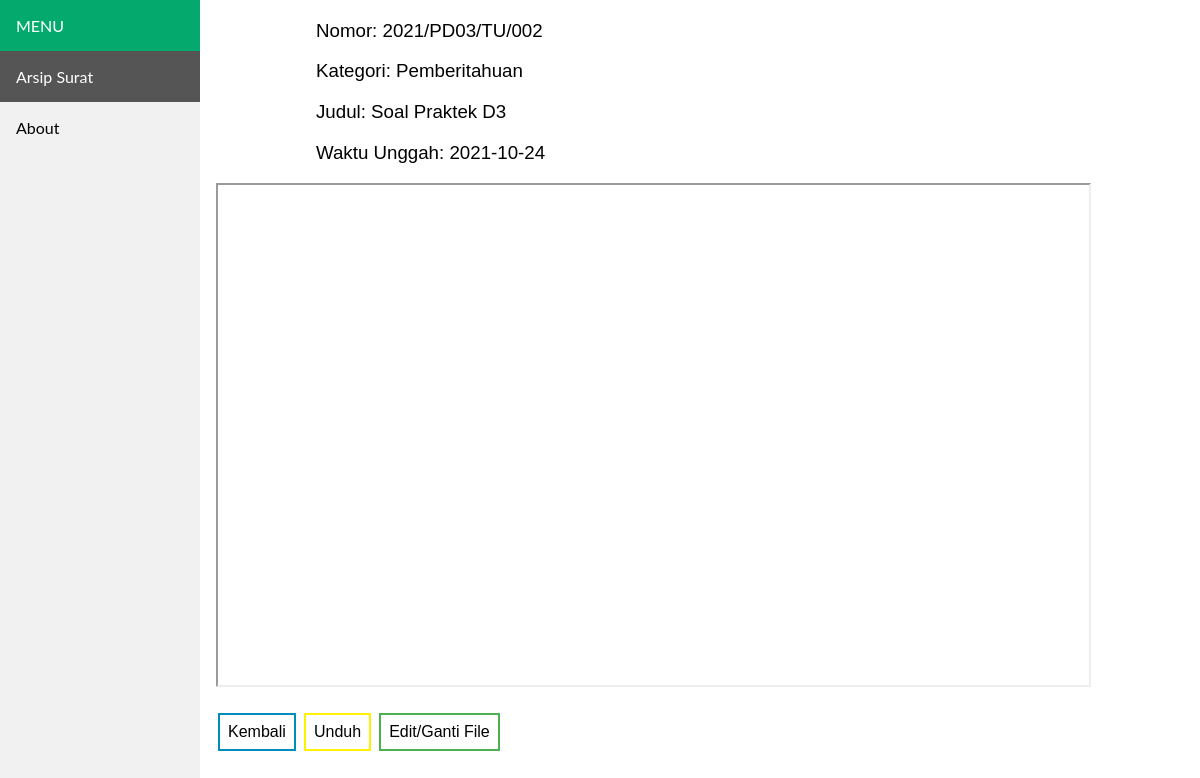
/show.php?id=25, run on the app's committed database.
### tables this page shows
CREATE TABLE `arsip` (
  `id` int(11) NOT NULL,
  `nomor` varchar(50) NOT NULL,
  `kategori` varchar(50) NOT NULL,
  `judul` varchar(255) NOT NULL,
  `tgl_arsip` date NOT NULL,
  `pdf` varchar(255) NOT NULL
);

### show.php (the view, shortened to what this page needs)
<!DOCTYPE html>
<html>
<head>
<link rel="stylesheet" type="text/css" href="style.css">
</head>
<body>
<div class="sidebar">
  <div class="block">MENU</div>
  <a class="active" href="index.php">Arsip Surat</a>
  <a href="about.php">About</a>
</div>
<div class="content">
    <?php
    include 'koneksi.php';
    $id = $_GET['id'];
    $data = mysqli_query($koneksi,"select * from arsip where id='$id'");
    while($d = mysqli_fetch_array($data)){
        ?>
            <h3>Nomor: <?php echo $d['nomor']; ?></h3>
            <h3>Kategori: <?php echo $d['kategori']; ?></h3>
            <h3>Judul: <?php echo $d['judul']; ?></h3>
            <h3>Waktu Unggah: <?php echo $d['tgl_arsip']; ?></h3>
            <iframe src="pdfview.php?id=<?php echo $id; ?>" width="90%" height="500px">
            </iframe>
    <br>
    <br>
    <a href="index.php"><button class="button button2">Kembali</button></a>
    <a href="filepdf/<?php echo $d['pdf']; ?>"><button class="button button6">Unduh</button></a>
    <a href="update.php?id=<?php echo $id; ?>"><button class="button button1">Edit/Ganti File</button></a>
    <?php
    }
    ?>
</div>
</body>
</html>

### style.css (style rules this page uses)
body { margin: 0; font-family: "Lato", sans-serif; }
.sidebar { margin: 0; padding: 0; width: 200px; background-color: #f1f1f1; position: fixed; height: 100%; overflow: auto; }
.sidebar a { display: block; color: black; padding: 16px; text-decoration: none; }
.sidebar a.active { background-color: #555; color: white; }
div.block { background-color: #04AA6D; color: white; display: block; padding: 16px; text-decoration: none; }
div.content { margin-left: 200px; padding: 1px 16px; }
h3 { padding-left: 100px; font-family: sans-serif; font-weight: 50; }
.button { background-color: #4CAF50; border: none; color: white; padding: 8px 8px; text-align: center; text-decoration: none; display: inline-block; font-size: 16px; margin: 4px 2px; transition-duration: 0.4s; cursor: pointer; }
.button1 { background-color: white; color: black; border: 2px solid #4CAF50; }
.button2 { background-color: white; color: black; border: 2px solid #008CBA; }
.button6 { background-color: white; color: black; border: 2px solid #fff200; }

### data on the page
arsip: nomor "2021/PD03/TU/002", kategori "Pemberitahuan", judul "Soal Praktek D3", tgl_arsip "2021-10-24"
